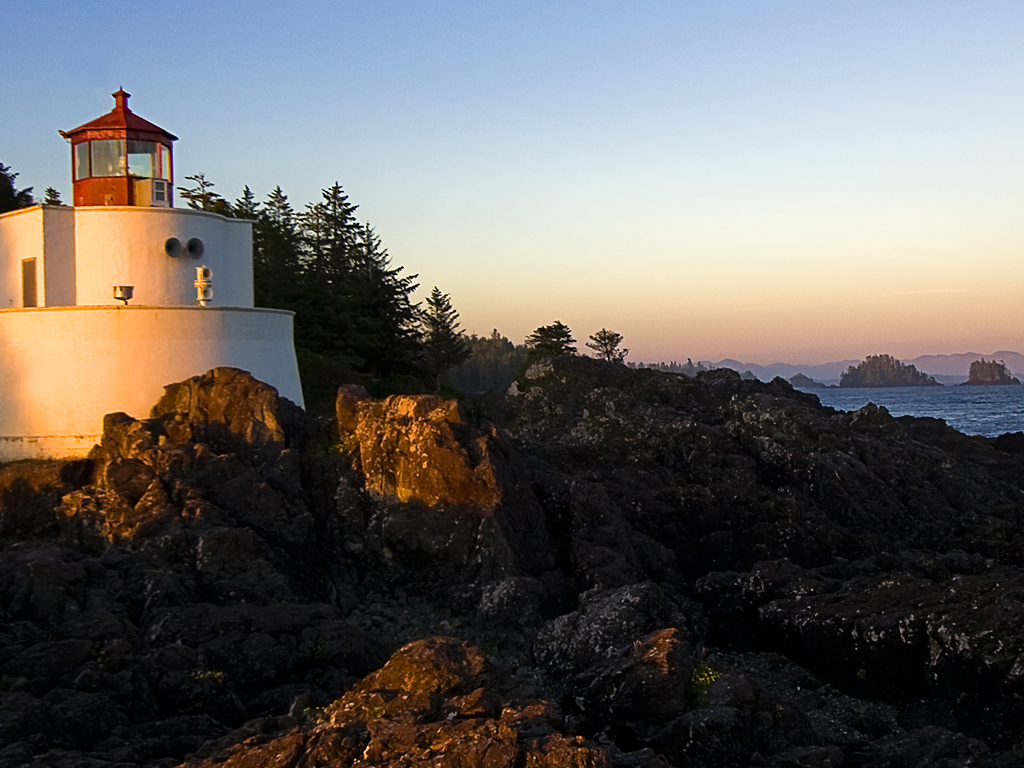
#> input picture Images/Lighthouse.jpg, 1024 x 768 px
$ python LoadImage.py
#> lines starting #> are read from the running program, lines starting #| are printed output that depends on the picture; after the words box and inside, x2 and y2 are one past the last pixel; in counts of white or black regions, pixels touching at a corner belong together
import cv2 as cv
import numpy as np

#print(cv.__version__)
image = cv.imread('../Images/Lighthouse.jpg')
#> image is the input picture: shape (768, 1024, 3); mean B, G, R 98.4, 100.9, 104.2
hsv_image = cv.cvtColor(image, cv.COLOR_BGR2HSV)
#> hsv_image: shape (768, 1024, 3); mean H, S, V 70.3, 77.1, 117
B, G, R = cv.split(image)

zeros = np.zeros(image.shape[:2], dtype='uint8')
fills = 255* np.ones(image.shape[:2], dtype='uint8')

intensity = 40

BNoise = np.uint8(np.random.randint(0, 255-intensity, size=(image.shape[:2])))
GNoise = np.uint8(np.random.randint(0, 255-intensity, size=(image.shape[:2])))
RNoise = np.uint8(np.random.randint(0, 255-intensity, size=(image.shape[:2])))

BMask = (B < intensity).astype(int)
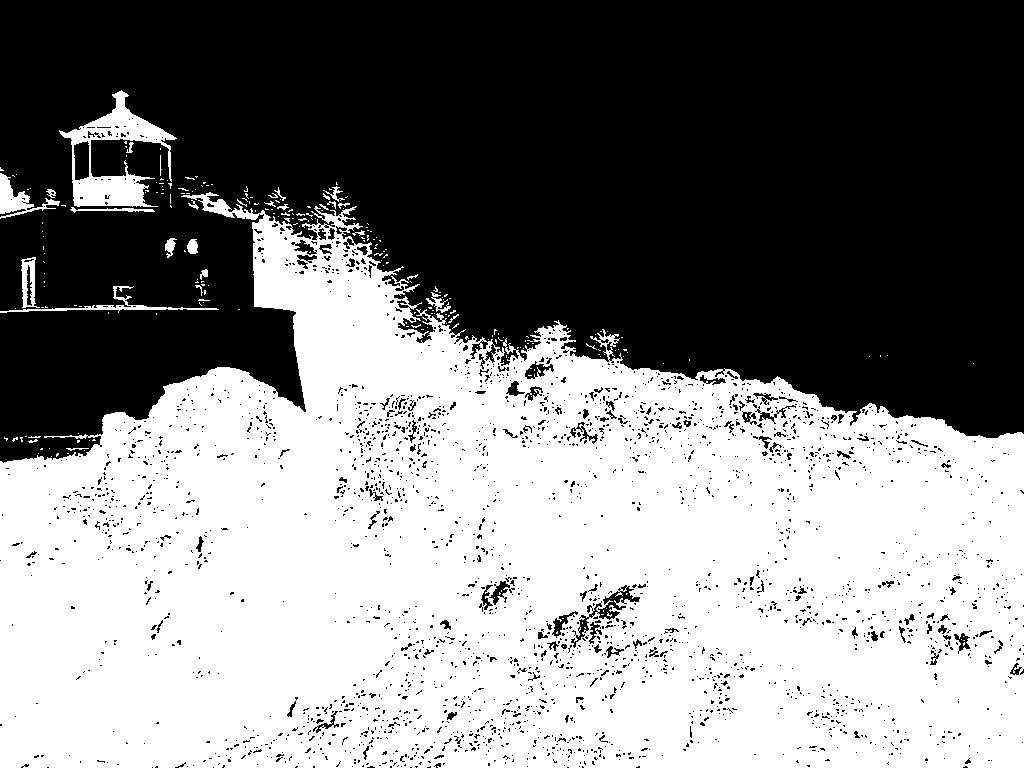
#> BMask: shape (768, 1024) int64; values 0 (black) and 1 (white), 50.7% white; 2678 black regions (2542 under 20 px), largest, box (x1, y1, x2, y2) and area: (0, 0, 1024, 463) 369226, (571, 585, 640, 648) 761, (74, 141, 89, 180) 514
GMask = (G < intensity).astype(int)
#> GMask: shape (768, 1024) int64; values 0 (black) and 1 (white), 46.7% white; 531 white regions (479 under 20 px), largest, box (x1, y1, x2, y2) and area: (0, 206, 1024, 768) 358814, (61, 89, 178, 207) 2168, (0, 173, 36, 214) 711
RMask = (R < intensity).astype(int)
#> RMask: shape (768, 1024) int64; values 0 (black) and 1 (white), 43.5% white; 654 white regions (597 under 20 px), largest, box (x1, y1, x2, y2) and area: (0, 205, 1024, 768) 335016, (332, 720, 371, 768) 974, (0, 173, 36, 213) 680

BNoise = np.uint8(np.multiply(BNoise, BMask))
GNoise = np.uint8(np.multiply(GNoise, GMask))
RNoise = np.uint8(np.multiply(RNoise, RMask))

B = np.uint8(np.add(B, BNoise))
G = np.uint8(np.add(G, GNoise))
R = np.uint8(np.add(R, RNoise))

editFrame = cv.merge([B,G,R])
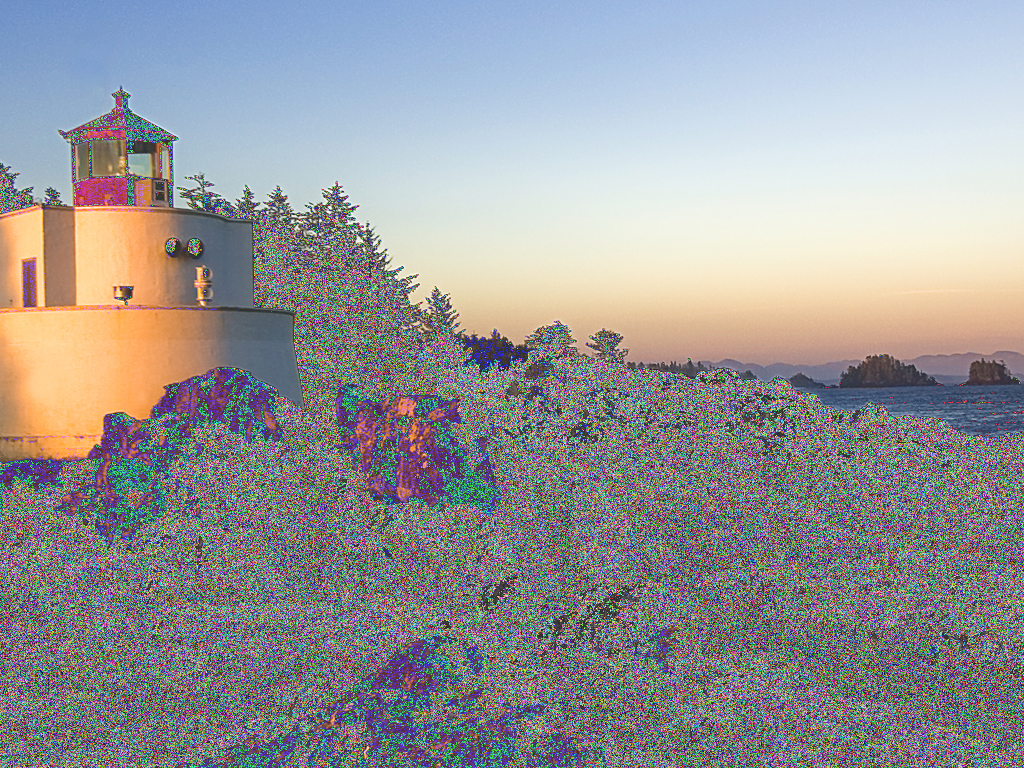
#> editFrame: shape (768, 1024, 3); mean B, G, R 152.7, 150.9, 150.8
#editFrame = cv.GaussianBlur(editFrame, (5, 5), 0)
cv.imshow("HSV", hsv_image)
cv.imshow("H", hsv_image[:, :, 0])
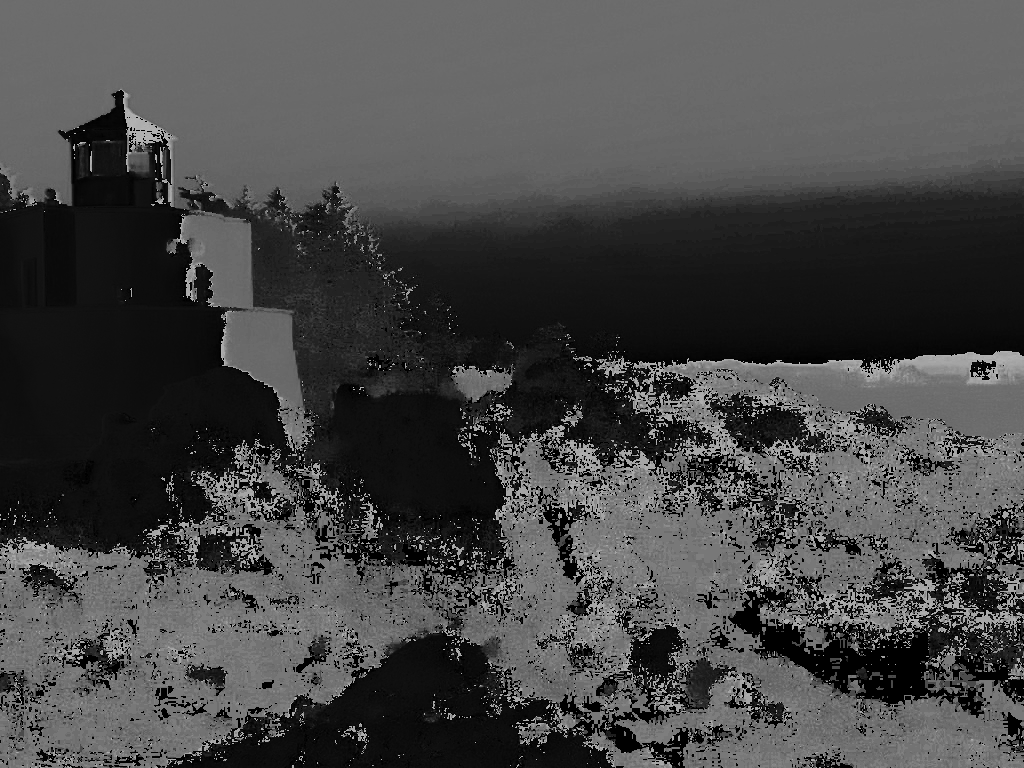
#> window 'H': shape (768, 1024); min 0, max 179, mean 70.3
cv.imshow("S", hsv_image[:, :, 1])
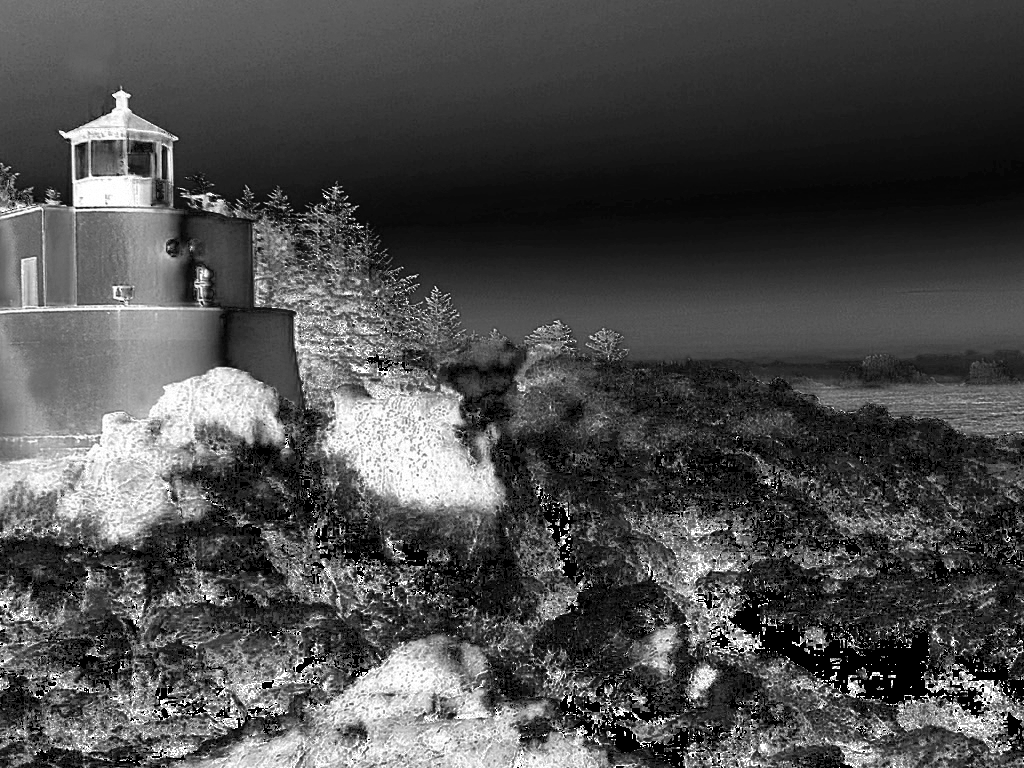
#> window 'S': shape (768, 1024); min 0, max 255, mean 77.1
cv.imshow("V", hsv_image[:, :, 2])
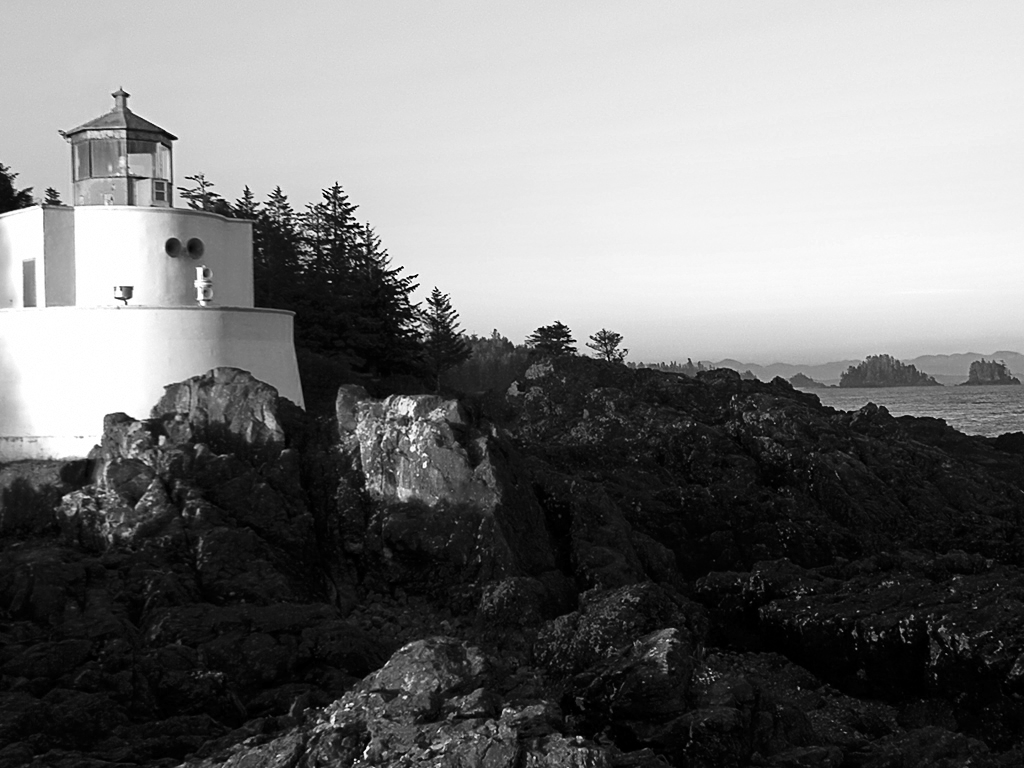
#> window 'V': shape (768, 1024); min 0, max 255, mean 117
#cv.imshow("Blue", cv.merge([B,zeros,zeros]))
#cv.imshow("Green", G)
#cv.imshow("Red", R)

devide = 1
resized_image = cv.resize(image,( int(image.shape[1]/devide),int(image.shape[0]/devide)))
#cv.imshow("Galaxy", resized_image)
#cv.imwrite("Galaxy_Resized.jpg", resized_image)
cv.waitKey(0)
cv.destroyAllWindows()

$ run again, with Images/galaxy.jpg copied over Images/Lighthouse.jpg
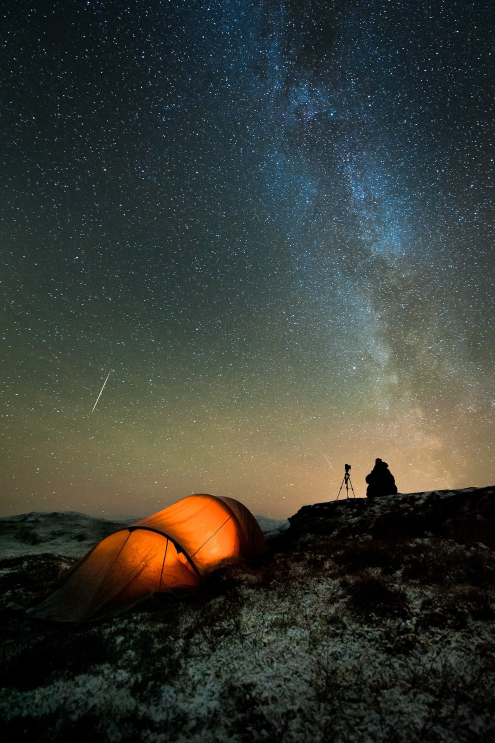
#> input picture Images/galaxy.jpg, 990 x 1485 px (shown at 1/2 size)
#> image is the input picture: shape (1485, 990, 3); mean B, G, R 53.4, 60.3, 56.8
#> hsv_image: shape (1485, 990, 3); mean H, S, V 61.8, 92.2, 67.8
#> `BMask = (B < intensity).astype(int)`:
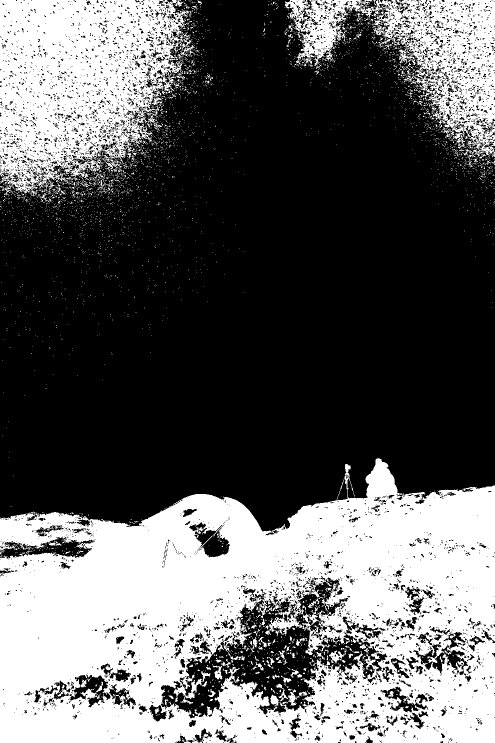
#> BMask: shape (1485, 990) int64 (shown at 1/2 size); values 0 (black) and 1 (white), 37.2% white; 4169 white regions (4022 under 20 px), largest, box (x1, y1, x2, y2) and area: (0, 916, 990, 1485) 382806, (0, 0, 379, 393) 98926, (570, 0, 990, 334) 47655
#> GMask: shape (1485, 990) int64; values 0 (black) and 1 (white), 37% white; 5293 white regions (5132 under 20 px), largest, box (x1, y1, x2, y2) and area: (0, 916, 990, 1485) 330830, (0, 0, 454, 397) 119763, (515, 0, 990, 343) 71665
#> RMask: shape (1485, 990) int64; values 0 (black) and 1 (white), 49% white; 5423 white regions (5250 under 20 px), largest, box (x1, y1, x2, y2) and area: (0, 0, 990, 581) 358225, (0, 917, 990, 1485) 338824, (554, 1212, 599, 1272) 793
#> `cv.imshow("V", hsv_image[:, :, 2])`:
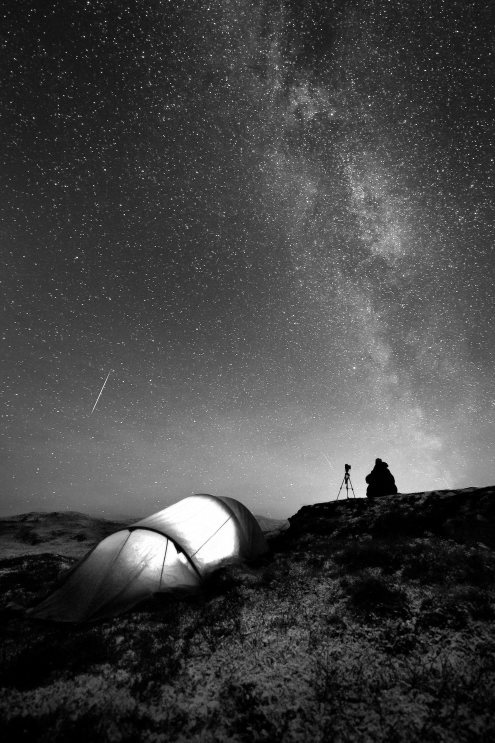
#> window 'V': shape (1485, 990) (shown at 1/2 size); min 0, max 255, mean 67.8
